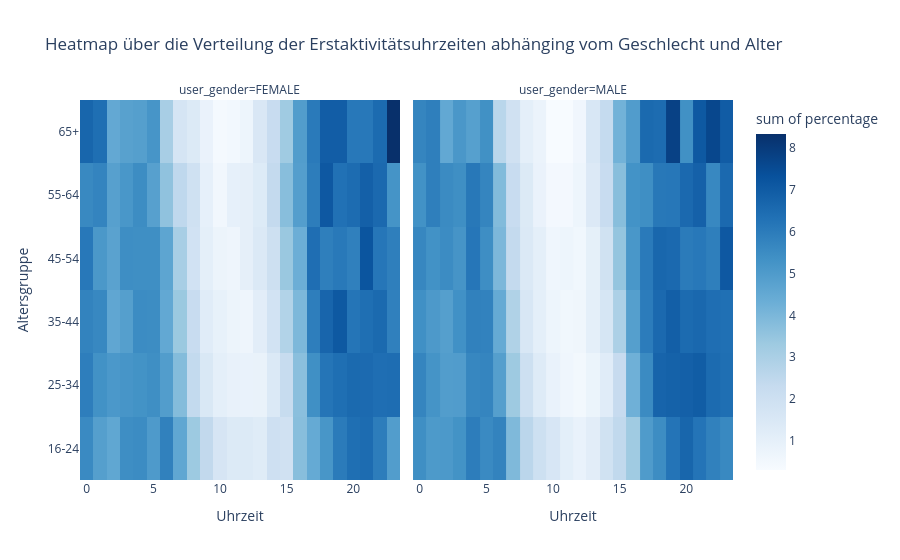

Notebook cell for this chart:
### Code cell
fig4_hour_age = px.density_heatmap(
    df_hour_age, 
    x='first_active_timestamp_hour', 
    y='age_group', 
    z='percentage',
    facet_col='user_gender', 
    color_continuous_scale = color_heatmap,        
    nbinsx=24,    
    title="Heatmap über die Verteilung der Erstaktivitätsuhrzeiten abhänging vom Geschlecht und Alter", 
    labels={'age_group':'Altersgruppe', 'first_active_timestamp_hour':'Uhrzeit'}
)
fig4_hour_age

### Figure 1 — Plotly figure (JSON) as saved in the notebook; plotly's stock layout.template omitted (floating-point values rounded to 4 significant figures; data arrays with more than 128 entries replaced by an {"elided": "..."} marker saying what was removed)
{"data": [{"coloraxis": "coloraxis", "histfunc": "sum", "hovertemplate": "user_gender=FEMALE<br>Uhrzeit=%{x}<br>Altersgruppe=%{y}<br>sum of percentage=%{z}<extra></extra>", "name": "", "nbinsx": 24, "type": "histogram2d", "x": {"elided": "144 int values"}, "xaxis": "x", "xbingroup": "x", "y": {"elided": "144 str values"}, "yaxis": "y", "ybingroup": "y", "z": {"elided": "144 float values"}}, {"coloraxis": "coloraxis", "histfunc": "sum", "hovertemplate": "user_gender=MALE<br>Uhrzeit=%{x}<br>Altersgruppe=%{y}<br>sum of percentage=%{z}<extra></extra>", "name": "", "nbinsx": 24, "type": "histogram2d", "x": {"elided": "144 int values"}, "xaxis": "x2", "xbingroup": "x", "y": {"elided": "144 str values"}, "yaxis": "y2", "ybingroup": "y", "z": {"elided": "144 float values"}}], "layout": {"annotations": [{"font": {}, "showarrow": false, "text": "user_gender=FEMALE", "x": 0.245, "xanchor": "center", "xref": "paper", "y": 1, "yanchor": "bottom", "yref": "paper"}, {"font": {}, "showarrow": false, "text": "user_gender=MALE", "x": 0.755, "xanchor": "center", "xref": "paper", "y": 1, "yanchor": "bottom", "yref": "paper"}], "coloraxis": {"colorbar": {"title": {"text": "sum of percentage"}}, "colorscale": [[0, "rgb(247,251,255)"], [0.125, "rgb(222,235,247)"], [0.25, "rgb(198,219,239)"], [0.375, "rgb(158,202,225)"], [0.5, "rgb(107,174,214)"], [0.625, "rgb(66,146,198)"], [0.75, "rgb(33,113,181)"], [0.875, "rgb(8,81,156)"], [1, "rgb(8,48,107)"]]}, "legend": {"tracegroupgap": 0}, "title": {"text": "Heatmap über die Verteilung der Erstaktivitätsuhrzeiten abhänging vom Geschlecht und Alter"}, "xaxis": {"anchor": "y", "domain": [0, 0.49], "title": {"text": "Uhrzeit"}}, "xaxis2": {"anchor": "y2", "domain": [0.51, 1], "matches": "x", "title": {"text": "Uhrzeit"}}, "yaxis": {"anchor": "x", "domain": [0, 1], "title": {"text": "Altersgruppe"}}, "yaxis2": {"anchor": "x2", "domain": [0, 1], "matches": "y", "showticklabels": false}}}
